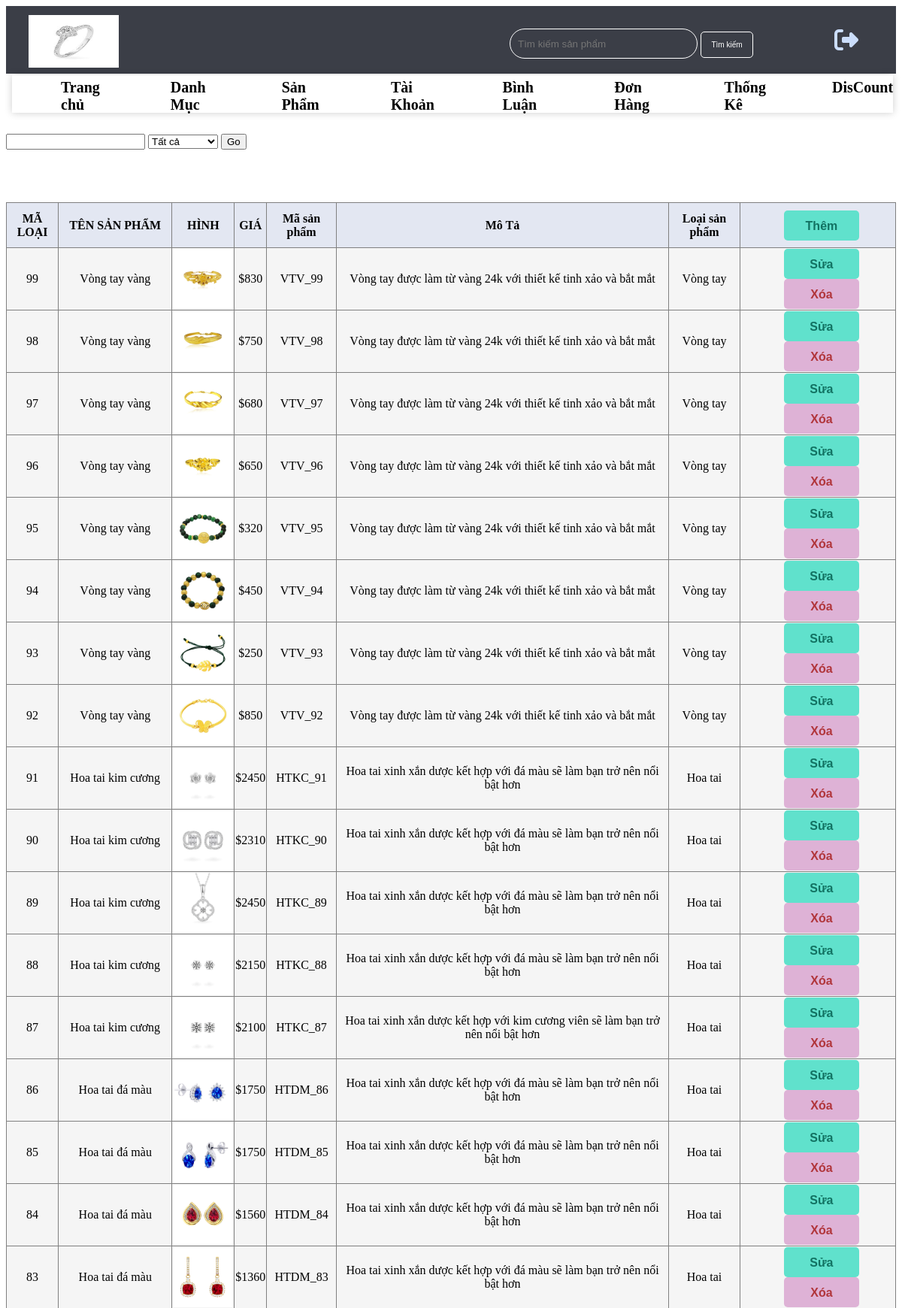
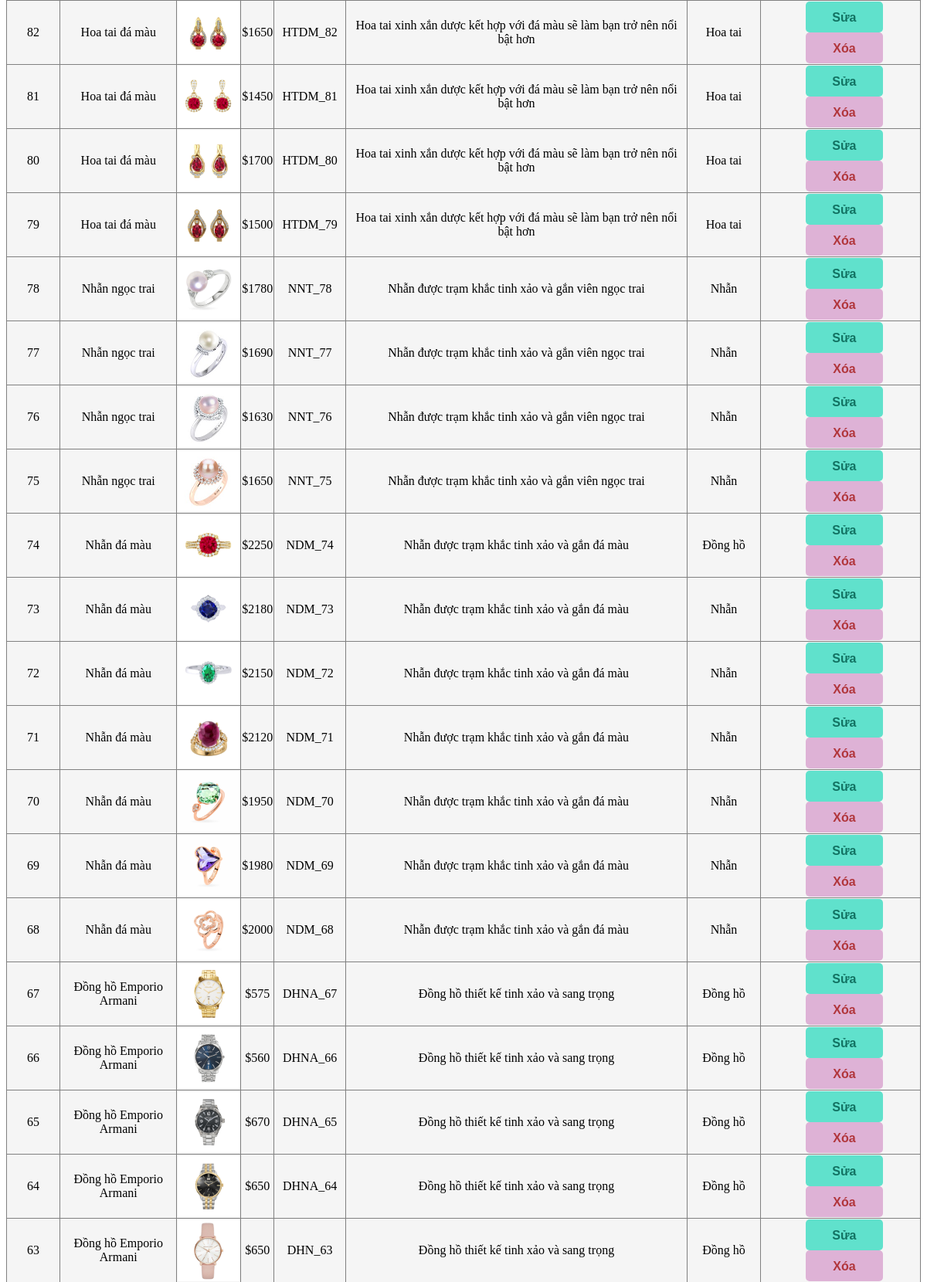
/DuAn1-main/admin/index.php?act=listsp (upper part), run on the app's committed database (2 pictures, top to bottom).
### tables this page shows
CREATE TABLE `sanpham` (
  `id` int(10) NOT NULL,
  `name` varchar(255) NOT NULL,
  `masp` varchar(200) NOT NULL,
  `price` double(10,2) DEFAULT 0.00,
  `img` varchar(255) DEFAULT NULL,
  `mota` text DEFAULT NULL,
  `luotxem` int(11) DEFAULT 0,
  `iddm` int(11) NOT NULL,
  `trangthai` int(11) NOT NULL
);

CREATE TABLE `danhmuc` (
  `id` int(10) NOT NULL,
  `name` varchar(255) NOT NULL
);

### DuAn1-main/model/pdo.php (called while the page is built, shortened)
<?php
function pdo_get_connection(){
    $servername = "localhost";
    $username = "root";
    $password = "";
    try {
        $conn = new PDO("mysql:host=$servername;dbname=duan", $username, $password);
        $conn->setAttribute(PDO::ATTR_ERRMODE, PDO::ERRMODE_EXCEPTION);
        return $conn;
    } catch(PDOException $e) {
        echo "Connection failed: " . $e->getMessage();
    }
}
function pdo_query($sql){
    $sql_args=array_slice(func_get_args(),1);
    try{
        $conn=pdo_get_connection();
        $stmt=$conn->prepare($sql);
        $stmt->execute($sql_args);
        $rows=$stmt->fetchAll();
        return $rows;
    }
    catch(PDOException $e){
        throw $e;
    }
    finally{
        unset($conn);
    }
}
function pdo_query_one($sql){
    $sql_args=array_slice(func_get_args(),1);
    try{
        $conn=pdo_get_connection();
        $stmt=$conn->prepare($sql);
        $stmt->execute($sql_args);
        $row=$stmt->fetch(PDO::FETCH_ASSOC);
        return $row;
    }
    catch(PDOException $e){
        throw $e;
    }
    finally{
        unset($conn);
    }
}
?>

### DuAn1-main/model/sanpham.php (called while the page is built, shortened)
<?php
function loadall_sanpham2($keyw="",$iddm=0){
    $sql="select * from sanpham where trangthai = 0 ";
    $sql.=" order by id desc";
    $listsanpham=pdo_query($sql);
    return  $listsanpham;
}
?>

### DuAn1-main/model/danhmuc.php (called while the page is built, shortened)
<?php
function loadone_danhmuc($id){
    $sql="select * from danhmuc where id=".$id;
    $dm=pdo_query_one($sql);
    return $dm;
}
?>

### DuAn1-main/admin/sanpham/list.php (the view, shortened to what this page needs)
<form action="" method="POST" style="margin-top: 70px;">
    <input type="text" name="kyw">
    <select name="iddm">
        <option value="0" selected>Tất cả</option>
    </select>
    <input type="submit" name="listok" value="Go">
</form>
<div class="tb">
    <table border="1">
        <tr>
            <th>MÃ LOẠI</th>
            <th>TÊN SẢN PHẨM</th>
            <th>HÌNH</th>
            <th>GIÁ</th>
            <th>Mã sản phẩm</th>
            <th>Mô Tả</th>
            <th>
                Loại sản phẩm
            </th>
            <th>
                <a href="index.php?act=addsp"><input class="custom-icons2" type="button" name="them" value="Thêm"></a></td>
            </th>
            <?php
            foreach ($listsanpham as $sanpham) {
                extract($sanpham);
                $suasp = "index.php?act=suasp&id=" . $id;
                $xoasp = "index.php?act=xoasp&id=" . $id;
                $hinhpath = "../upload/" . $img;
                if (is_file($hinhpath)) {
                    $hinh = "<img src='" . $hinhpath . "' height='80'>";
                } else {
                    $hinh = "Không có ảnh";
                }
                $loai = loadone_danhmuc($iddm);
                echo '
                    <tr>
                        <td>' . $id . '</td>
                        <td>' . $name . '</td>
                        <td>' . $hinh . '</td>
                        <td>$' . $price . '</td>
                        <td>' . $masp . '</td>
                        <td>' . $mota . '</td>
                        <td>'.$loai['name'].'</td>
                        <td>
                            <a href="' . $suasp . '"><input class="custom-icons2" type="button" value="Sửa"></a>
                            <a href="' . $xoasp . '"><input class="custom-icons3" type="button" value="Xóa" onclick="return confirm (\'Bạn có muốn xóa sản phẩm không ? \')"></a>
                        </td>
                    </tr>';
            }?>
    </table>
</div>

### DuAn1-main/admin/header.php (shortened to what this page needs)
<html lang="en">
<head>
    <link rel="stylesheet" href="https://cdnjs.cloudflare.com/ajax/libs/font-awesome/6.4.2/css/all.min.css" />
    <link rel="stylesheet" href="../css/sto.css">
</head>
<body>
    <div class="nav" id="myNav">
        <div class="header2">
            <div class="header1">
                <div class="logo">
                    <img src="../image/nhancuoi_kc1.jpg" alt="">
                </div>
                <div class="right">
                    <div class="timkiem">
                        <form action="index.php?quanly=timkiem" method="post">
                            <input type="text" name="search" placeholder="Tìm kiếm sản phẩm">
                            <input type="submit" name="timkiem" value="Tìm kiếm">
                        </form>
                    </div>
                    <div class="user">
                        <a href="index.php?act=exitadmin"><i class="fa-solid fa-right-from-bracket fa-2xl" style="color: #cbddfb;" > </i></a>
                    </div>
                </div>
            </div>
            <div class="menu">
                <ul>
                    <li><a href="index.php">Trang chủ</a></li>
                    <li><a href="index.php?act=listdm">Danh Mục</a></li>
                    <li><a href=" index.php?act=listsp">Sản Phẩm</a></li>
                    <li><a href="index.php?act=dstk">Tài Khoản</a></li>
                    <li><a href="index.php?act=dsbl">Bình Luận</a></li>
                    <li><a href="?act=dsdh">Đơn Hàng</a></li>
                    <li><a href="?act=thongke">Thống Kê</a></li>
                    <li><a href="?act=listmasale">DisCount</a></li>
                </ul>
            </div>
        </div>
    </div>
</body>

### DuAn1-main/admin/index.php (shortened to what this page needs)
<?php
include "../model/pdo.php";
include "../model/danhmuc.php";
include "../model/sanpham.php";
include "header.php";
if (isset($_GET['act']) && ($_GET['act'] != "")) {
    $act = $_GET['act'];
    switch ($act) {
        case 'listsp':
            if (isset($_POST['listok']) && ($_POST['listok'])) {
                $kyw = $_POST['kyw'];
                $iddm = $_POST['iddm'];
            } else {
                $kyw = '';
                $iddm = 0;
            }
            $listsanpham = loadall_sanpham2($kyw, $iddm);
            include "sanpham/list.php";
            break;
    }
} else {
    include "home.php";
}

### DuAn1-main/css/sto.css (style rules this page uses)
:root { --main-text-font: Arial, Helvetica, sans-serif; }
.header1 { background-color: rgb(59, 62, 71); height: 90px; width: 100%; display: flex; }
.header1>div { display: flex; align-items: center; flex-grow: 1; }
.logo>img { height: 70px; width: 120px; margin-top: 3px; margin-left: 30px; }
.right { display: flex; justify-content: flex-end; align-items: center; flex-grow: 1; }
.timkiem { position: absolute; right: 190px; top: 30px; }
.timkiem input[type=text] { height: 40px; width: 250px; border: 1px solid white; border-radius: 20px; background-color: rgb(59, 62, 71); box-shadow: rgb(148, 150, 156); color:white; padding-left: 10px; }
.timkiem input[type=submit] { height: 35px; width: 70px; border-radius: 5px; border: 1px solid white; background-color: rgb(59, 62, 71); color:white; font-size: 10px; cursor: pointer; }
.user>a { margin-right: 50px; }
.menu { position: absolute; right: 100px; background-color:rgb(255, 255, 255); box-shadow: 0 0 10px 0 rgba(0,0,0,.2); width: 99%; height: 50px; top: 92px; left: 8px; justify-content: center; }
.nav { width: 100%; height: 100px; position: -webkit-sticky; position: sticky; top: 0; z-index: 1000; background-color: white; }
.menu ul { display: flex; list-style: none; margin: 0; padding: 0; margin-left: -15px; }
.menu ul li { margin-left: 80px; margin-top: 5px; font-size: 20px; font-weight: bold; color: white; cursor: pointer; }
.menu ul li a { text-decoration: none; color: black; }
.tb table { width: 1000px; height: 200px; text-align: center; border-collapse: collapse; width: 100%; margin-top: 70px; }
.tb table tr th { background-color: rgb(227, 231 , 242); height: 60px; }
.tb table tr td { background-color:whitesmoke; height: 50px; }
.tb table tr td a { text-decoration: none; color: black; }
.custom-icons3 { background-color:rgb(222, 178, 214); border: none; color:rgb(177, 54, 60); padding: 12px 16px; font-size: 16px; cursor: pointer; border-radius: 5px; margin-left: 10px; width: 100px; height: 40px; font-weight: bold; }
.custom-icons2 { background-color:rgb(96, 225, 204); border: none; color:rgb(18, 114, 98); padding: 12px 16px; font-size: 16px; cursor: pointer; border-radius: 5px; margin-left: 10px; font-weight: bold; width: 100px; height: 40px; }

### data on the page
sanpham: id "99", name "Vòng tay vàng", img (picture), price "830", masp "VTV_99", mota "Vòng tay được làm từ vàng 24k với thiết kế tinh xảo và bắt mắt", iddm.name "Vòng tay"
sanpham: id "98", name "Vòng tay vàng", img (picture), price "750", masp "VTV_98", mota "Vòng tay được làm từ vàng 24k với thiết kế tinh xảo và bắt mắt", iddm.name "Vòng tay"
sanpham: id "97", name "Vòng tay vàng", img (picture), price "680", masp "VTV_97", mota "Vòng tay được làm từ vàng 24k với thiết kế tinh xảo và bắt mắt", iddm.name "Vòng tay"
sanpham: id "96", name "Vòng tay vàng", img (picture), price "650", masp "VTV_96", mota "Vòng tay được làm từ vàng 24k với thiết kế tinh xảo và bắt mắt", iddm.name "Vòng tay"
sanpham: id "95", name "Vòng tay vàng", img (picture), price "320", masp "VTV_95", mota "Vòng tay được làm từ vàng 24k với thiết kế tinh xảo và bắt mắt", iddm.name "Vòng tay"
sanpham: id "94", name "Vòng tay vàng", img (picture), price "450", masp "VTV_94", mota "Vòng tay được làm từ vàng 24k với thiết kế tinh xảo và bắt mắt", iddm.name "Vòng tay"
sanpham: id "93", name "Vòng tay vàng", img (picture), price "250", masp "VTV_93", mota "Vòng tay được làm từ vàng 24k với thiết kế tinh xảo và bắt mắt", iddm.name "Vòng tay"
sanpham: id "92", name "Vòng tay vàng", img (picture), price "850", masp "VTV_92", mota "Vòng tay được làm từ vàng 24k với thiết kế tinh xảo và bắt mắt", iddm.name "Vòng tay"
sanpham: id "91", name "Hoa tai kim cương", img (picture), price "2450", masp "HTKC_91", mota "Hoa tai xinh xắn dược kết hợp với đá màu sẽ làm bạn trở nên nổi bật hơn", iddm.name "Hoa tai"
sanpham: id "90", name "Hoa tai kim cương", img (picture), price "2310", masp "HTKC_90", mota "Hoa tai xinh xắn dược kết hợp với đá màu sẽ làm bạn trở nên nổi bật hơn", iddm.name "Hoa tai"
sanpham: id "89", name "Hoa tai kim cương", img (picture), price "2450", masp "HTKC_89", mota "Hoa tai xinh xắn dược kết hợp với đá màu sẽ làm bạn trở nên nổi bật hơn", iddm.name "Hoa tai"
sanpham: id "88", name "Hoa tai kim cương", img (picture), price "2150", masp "HTKC_88", mota "Hoa tai xinh xắn dược kết hợp với đá màu sẽ làm bạn trở nên nổi bật hơn", iddm.name "Hoa tai"
sanpham: id "87", name "Hoa tai kim cương", img (picture), price "2100", masp "HTKC_87", mota "Hoa tai xinh xắn dược kết hợp với kim cương viên sẽ làm bạn trở nên nổi bật hơn", iddm.name "Hoa tai"
sanpham: id "86", name "Hoa tai đá màu", img (picture), price "1750", masp "HTDM_86", mota "Hoa tai xinh xắn dược kết hợp với đá màu sẽ làm bạn trở nên nổi bật hơn", iddm.name "Hoa tai"
sanpham: id "85", name "Hoa tai đá màu", img (picture), price "1750", masp "HTDM_85", mota "Hoa tai xinh xắn dược kết hợp với đá màu sẽ làm bạn trở nên nổi bật hơn", iddm.name "Hoa tai"
sanpham: id "84", name "Hoa tai đá màu", img (picture), price "1560", masp "HTDM_84", mota "Hoa tai xinh xắn dược kết hợp với đá màu sẽ làm bạn trở nên nổi bật hơn", iddm.name "Hoa tai"
sanpham: id "83", name "Hoa tai đá màu", img (picture), price "1360", masp "HTDM_83", mota "Hoa tai xinh xắn dược kết hợp với đá màu sẽ làm bạn trở nên nổi bật hơn", iddm.name "Hoa tai"
sanpham: id "82", name "Hoa tai đá màu", img (picture), price "1650", masp "HTDM_82", mota "Hoa tai xinh xắn dược kết hợp với đá màu sẽ làm bạn trở nên nổi bật hơn", iddm.name "Hoa tai"
sanpham: id "81", name "Hoa tai đá màu", img (picture), price "1450", masp "HTDM_81", mota "Hoa tai xinh xắn dược kết hợp với đá màu sẽ làm bạn trở nên nổi bật hơn", iddm.name "Hoa tai"
sanpham: id "80", name "Hoa tai đá màu", img (picture), price "1700", masp "HTDM_80", mota "Hoa tai xinh xắn dược kết hợp với đá màu sẽ làm bạn trở nên nổi bật hơn", iddm.name "Hoa tai"
sanpham: id "79", name "Hoa tai đá màu", img (picture), price "1500", masp "HTDM_79", mota "Hoa tai xinh xắn dược kết hợp với đá màu sẽ làm bạn trở nên nổi bật hơn", iddm.name "Hoa tai"
sanpham: id "78", name "Nhẫn ngọc trai", img (picture), price "1780", masp "NNT_78", mota "Nhẫn được trạm khắc tinh xảo và gắn viên ngọc trai", iddm.name "Nhẫn"
sanpham: id "77", name "Nhẫn ngọc trai", img (picture), price "1690", masp "NNT_77", mota "Nhẫn được trạm khắc tinh xảo và gắn viên ngọc trai", iddm.name "Nhẫn"
sanpham: id "76", name "Nhẫn ngọc trai", img (picture), price "1630", masp "NNT_76", mota "Nhẫn được trạm khắc tinh xảo và gắn viên ngọc trai", iddm.name "Nhẫn"
sanpham: id "75", name "Nhẫn ngọc trai", img (picture), price "1650", masp "NNT_75", mota "Nhẫn được trạm khắc tinh xảo và gắn viên ngọc trai", iddm.name "Nhẫn"
sanpham: id "74", name "Nhẫn đá màu", img (picture), price "2250", masp "NDM_74", mota "Nhẫn được trạm khắc tinh xảo và gắn đá màu", iddm.name "Đồng hồ"
sanpham: id "73", name "Nhẫn đá màu", img (picture), price "2180", masp "NDM_73", mota "Nhẫn được trạm khắc tinh xảo và gắn đá màu", iddm.name "Nhẫn"
sanpham: id "72", name "Nhẫn đá màu", img (picture), price "2150", masp "NDM_72", mota "Nhẫn được trạm khắc tinh xảo và gắn đá màu", iddm.name "Nhẫn"
sanpham: id "71", name "Nhẫn đá màu", img (picture), price "2120", masp "NDM_71", mota "Nhẫn được trạm khắc tinh xảo và gắn đá màu", iddm.name "Nhẫn"
sanpham: id "70", name "Nhẫn đá màu", img (picture), price "1950", masp "NDM_70", mota "Nhẫn được trạm khắc tinh xảo và gắn đá màu", iddm.name "Nhẫn"
sanpham: id "69", name "Nhẫn đá màu", img (picture), price "1980", masp "NDM_69", mota "Nhẫn được trạm khắc tinh xảo và gắn đá màu", iddm.name "Nhẫn"
sanpham: id "68", name "Nhẫn đá màu", img (picture), price "2000", masp "NDM_68", mota "Nhẫn được trạm khắc tinh xảo và gắn đá màu", iddm.name "Nhẫn"
sanpham: id "67", name "Đồng hồ Emporio Armani", img (picture), price "575", masp "DHNA_67", mota "Đồng hồ thiết kế tinh xảo và sang trọng", iddm.name "Đồng hồ"
sanpham: id "66", name "Đồng hồ Emporio Armani", img (picture), price "560", masp "DHNA_66", mota "Đồng hồ thiết kế tinh xảo và sang trọng", iddm.name "Đồng hồ"
sanpham: id "65", name "Đồng hồ Emporio Armani", img (picture), price "670", masp "DHNA_65", mota "Đồng hồ thiết kế tinh xảo và sang trọng", iddm.name "Đồng hồ"
sanpham: id "64", name "Đồng hồ Emporio Armani", img (picture), price "650", masp "DHNA_64", mota "Đồng hồ thiết kế tinh xảo và sang trọng", iddm.name "Đồng hồ"
sanpham: id "63", name "Đồng hồ Emporio Armani", img (picture), price "650", masp "DHN_63", mota "Đồng hồ thiết kế tinh xảo và sang trọng", iddm.name "Đồng hồ"
